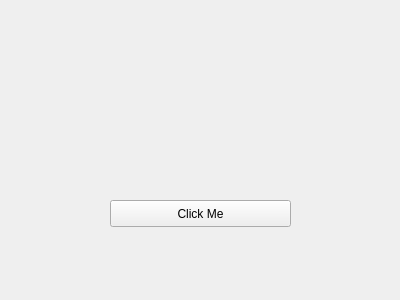
<?xml version="1.0" encoding="UTF-8"?>
<ui version="4.0">
 <class>Form</class>
 <widget class="QWidget" name="Form">
  <property name="geometry">
   <rect>
    <x>0</x>
    <y>0</y>
    <width>400</width>
    <height>300</height>
   </rect>
  </property>
  <property name="windowTitle">
   <string>Form</string>
  </property>
  <widget class="QPushButton" name="pushButton">
   <property name="geometry">
    <rect>
     <x>110</x>
     <y>200</y>
     <width>181</width>
     <height>27</height>
    </rect>
   </property>
   <property name="text">
    <string>Click Me</string>
   </property>
  </widget>
  <widget class="QLabel" name="label">
   <property name="geometry">
    <rect>
     <x>50</x>
     <y>50</y>
     <width>301</width>
     <height>61</height>
    </rect>
   </property>
   <property name="font">
    <font>
     <pointsize>20</pointsize>
    </font>
   </property>
   <property name="text">
    <string/>
   </property>
  </widget>
 </widget>
 <resources/>
 <connections/>
</ui>
